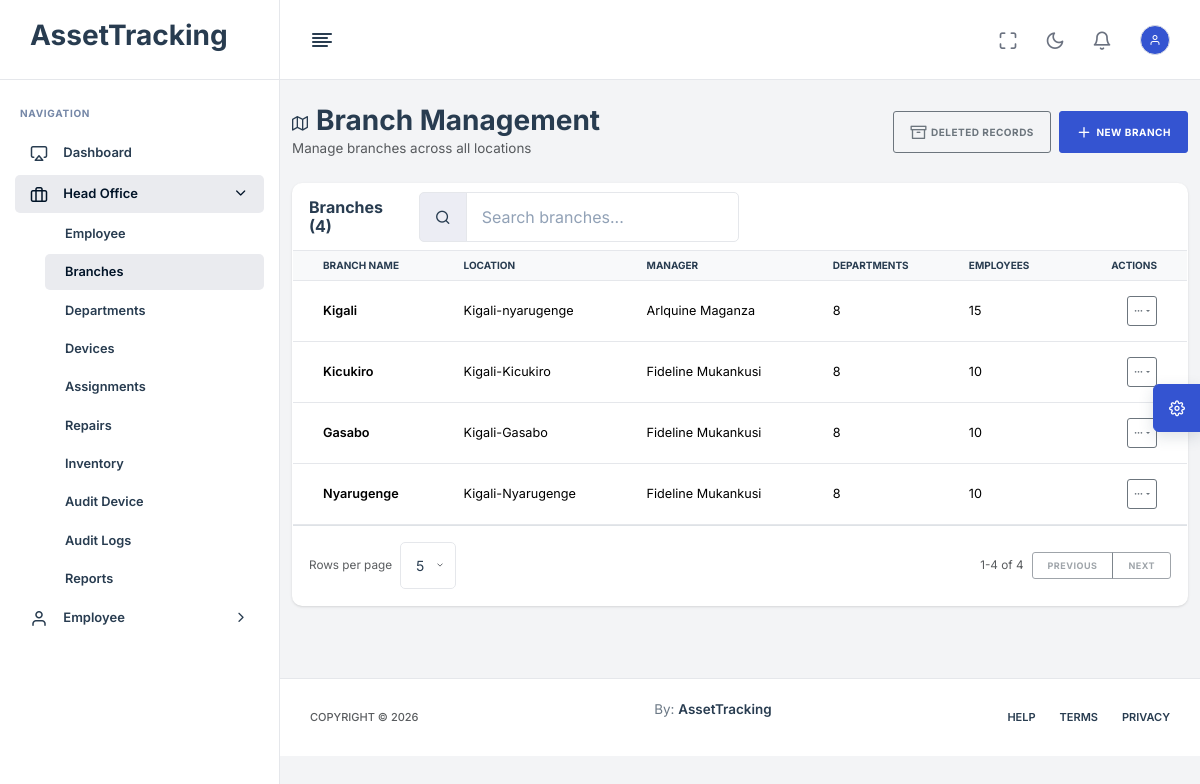
Page /head-office/branches/ (signed in) on the committed database.
### App/models.py (models this page shows, shortened)
class SoftDeleteModel(models.Model):
    is_deleted = models.BooleanField(default=False)
    deleted_at = models.DateTimeField(null=True, blank=True)
    deleted_by = models.ForeignKey(
        settings.AUTH_USER_MODEL,
        null=True,
        blank=True,
        on_delete=models.SET_NULL,
        related_name="%(class)s_deleted_records",
    )
    deletion_reason = models.TextField(blank=True)
    class Meta:
        abstract = True

class Branch(SoftDeleteModel):
    name = models.CharField(max_length=255)
    location = models.CharField(max_length=255)
    manager = models.ForeignKey(
        'Employee',
        on_delete=models.SET_NULL,
        null=True,
        blank=True,
        related_name='managed_branches'
    )

class Employee(SoftDeleteModel):
    STATUS_CHOICES = [
        ('ACTIVE', 'Active'),
        ('INACTIVE', 'Inactive'),
        ('EXITED', 'Exited'),
    ]
    user = models.OneToOneField(settings.AUTH_USER_MODEL, on_delete=models.CASCADE, null=True, blank=True)
    employee_id = models.CharField(max_length=100, unique=True, null=True, blank=True)
    full_name = models.CharField(max_length=255)
    position = models.CharField(max_length=255)
    branch = models.ForeignKey(Branch, on_delete=models.SET_NULL, null=True, related_name='employees')
    department = models.ForeignKey(Department, on_delete=models.SET_NULL, null=True, blank=True)
    status = models.CharField(max_length=10, choices=STATUS_CHOICES, default='ACTIVE')
    hire_date = models.DateField(null=True, blank=True)
    exit_date = models.DateField(null=True, blank=True)

### App/views.py (the view)
# urls.py: path("head-office/branches/", head_office_branches, name="head_office_branches"),
@login_required
@role_required("HEAD_OFFICE")
def head_office_branches(request):
    show_deleted = request.GET.get("deleted") == "1"
    branches = Branch.objects.prefetch_related(
        'departments',
        'employees',
        'employees__device_set',
        'employees__department',
    ).filter(is_deleted=show_deleted)
    context = {
        'branches': branches,
        'show_deleted': show_deleted,
    }
    return render(request, "HeadOffice/Branches.html", context)

### templates/HeadOffice/Branches.html (shortened to what this page needs)
{% extends 'base.html' %}
{% load static %}
{% block content %}
<div class="container-fluid py-4">
    <div class="row mb-4">
        <div class="col-12">
            <div class="d-flex justify-content-between align-items-center">
                <div>
                    <h1 class="h3 mb-0"><i class="feather-map me-2"></i>Branch Management</h1>
                    <p class="text-muted mb-0">Manage branches across all locations</p>
                </div>
                <div class="d-flex gap-2">
                    <a class="btn btn-outline-secondary" href="?deleted={% if show_deleted %}0{% else %}1{% endif %}">
                        <i class="feather-archive me-1"></i>{% if show_deleted %}Active Records{% else %}Deleted Records{% endif %}
                    </a>
                    <button class="btn btn-primary" data-bs-toggle="modal" data-bs-target="#createBranchModal">
                        <i class="feather-plus me-1"></i>New Branch
                    </button>
                </div>
            </div>
        </div>
    </div>
    <div class="row mb-4">
        <div class="col-12">
            <div class="card">
                <div class="card-header">
                    <div class="d-flex flex-column flex-md-row gap-3 justify-content-between align-items-md-center">
                        <h5 class="card-title mb-0">Branches ({{ branches.count }})</h5>
                        <div class="input-group w-100 w-md-auto" style="max-width: 320px;">
                            <span class="input-group-text"><i class="feather-search"></i></span>
                            <input type="search" class="form-control" id="searchBranches" data-table-search="#branchesTable" placeholder="Search branches...">
                        </div>
                    </div>
                </div>
                <div class="card-body p-0">
                    <div class="table-responsive">
                        <table class="table table-hover table-sm align-middle mb-0" id="branchesTable">
                            <thead class="table-light">
                                <tr>
                                    <th scope="col">Branch Name</th>
                                    <th scope="col">Location</th>
                                    <th scope="col">Manager</th>
                                    <th scope="col">Departments</th>
                                    <th scope="col">Employees</th>
                                    <th scope="col" class="text-end">Actions</th>
                                </tr>
                            </thead>
                            <tbody>
                                {% for branch in branches %}
                                <tr data-search-row-id="{{ branch.id }}">
                                    <td>
                                        <strong>{{ branch.name }}</strong>
                                    </td>
                                    <td>{{ branch.location }}</td>
                                    <td>
                                        {% if branch.manager %}
                                        <span>{{ branch.manager.full_name }}</span>
                                        {% else %}
                                        <span>Unassigned</span>
                                        {% endif %}
                                    </td>
                                    <td>
                                        <span>{{ branch.departments.count }}</span>
                                    </td>
                                    <td>
                                        <span>{{ branch.employees.count }}</span>
                                    </td>
                                    <td class="text-end">
                                        <div class="dropdown action-menu">
                                            <button class="btn btn-sm btn-outline-secondary action-menu-btn dropdown-toggle" type="button" data-bs-toggle="dropdown" aria-expanded="false" title="Actions">
                                                <i class="feather-more-horizontal"></i>
                                            </button>
                                        </div>
                                    </td>
                                </tr>
                                {% empty %}
                                <tr>
                                    <td colspan="6" class="text-center text-muted py-4">
                                        No branches found
                                    </td>
                                </tr>
                                {% endfor %}
                            </tbody>
                        </table>
                    </div>
                </div>
            </div>
        </div>
    </div>
</div>
{% endblock %}

### templates/base.html (style rules this page uses)
table.table { font-size: 0.792rem; line-height: 1.25; }
table.table tbody tr { border-top-width: 1px; }
.action-menu-btn { width: 30px; height: 30px; display: inline-flex; align-items: center; justify-content: center; padding: 0; }

### rows in the picture
Branch: name "Kigali", location "Kigali-nyarugenge", manager.full_name "Arlquine Maganza", departments.count "8", employees.count "15"
Branch: name "Kicukiro", location "Kigali-Kicukiro", manager.full_name "Fideline Mukankusi", departments.count "8", employees.count "10"
Branch: name "Gasabo", location "Kigali-Gasabo", manager.full_name "Fideline Mukankusi", departments.count "8", employees.count "10"
Branch: name "Nyarugenge", location "Kigali-Nyarugenge", manager.full_name "Fideline Mukankusi", departments.count "8", employees.count "10"

### other values in the picture
{{ branches.count }} "4"
